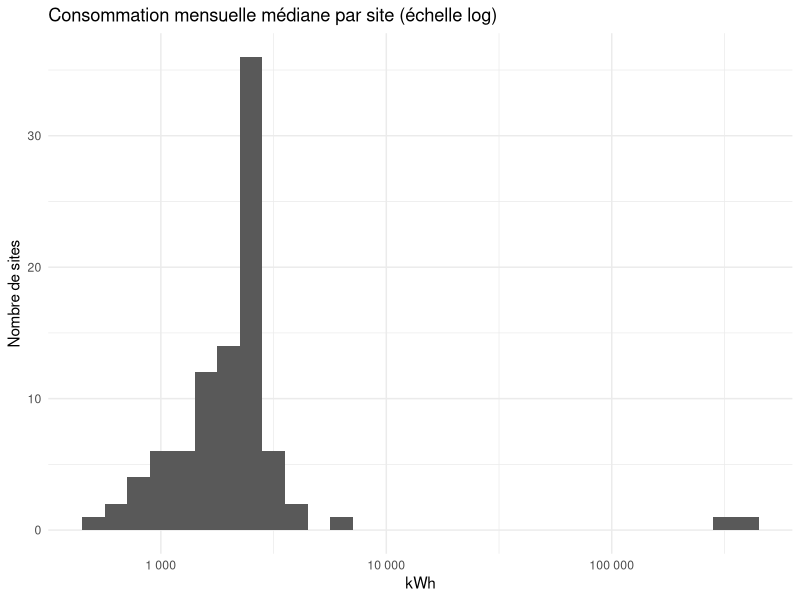
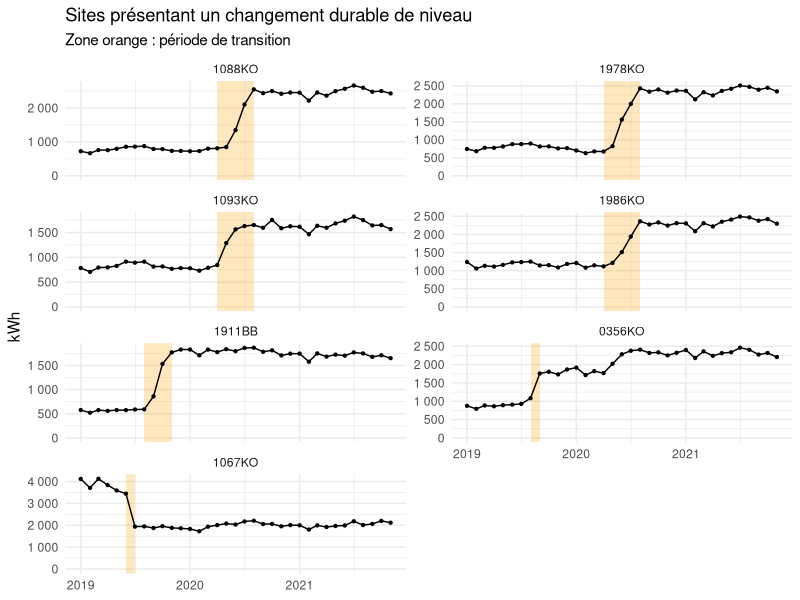
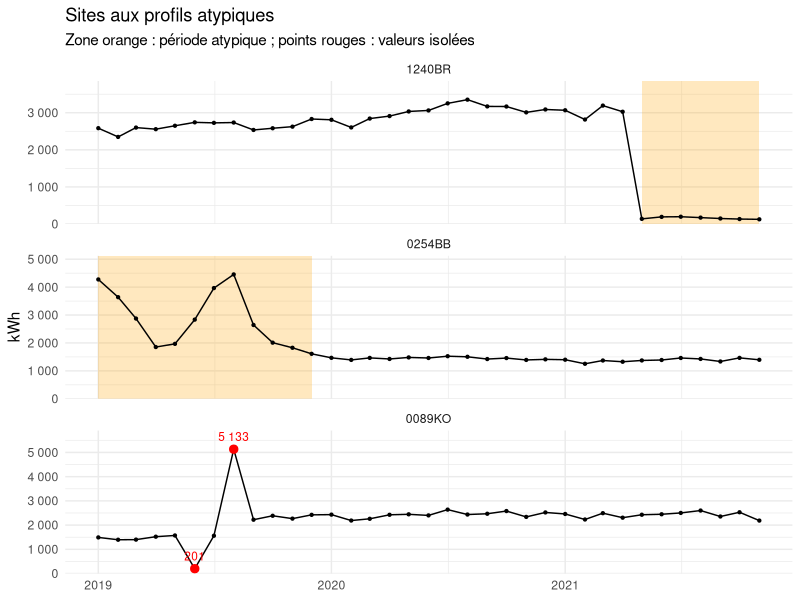
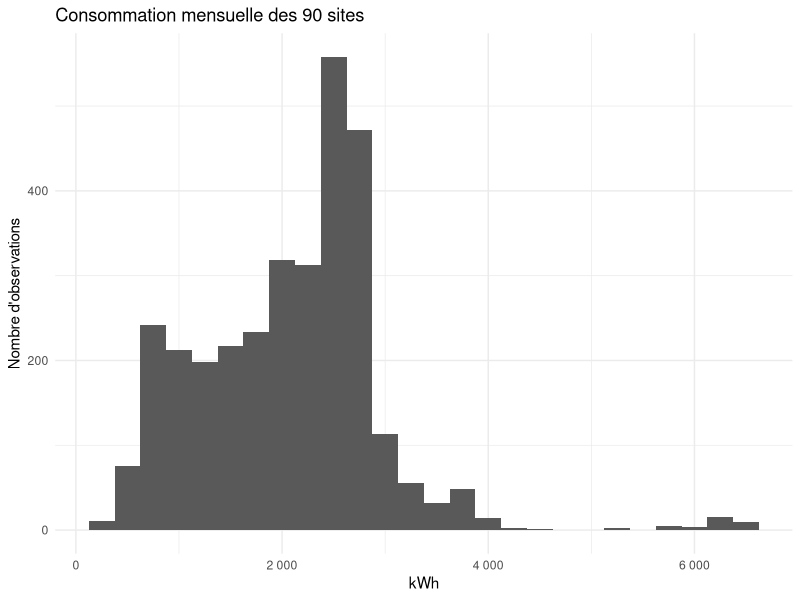
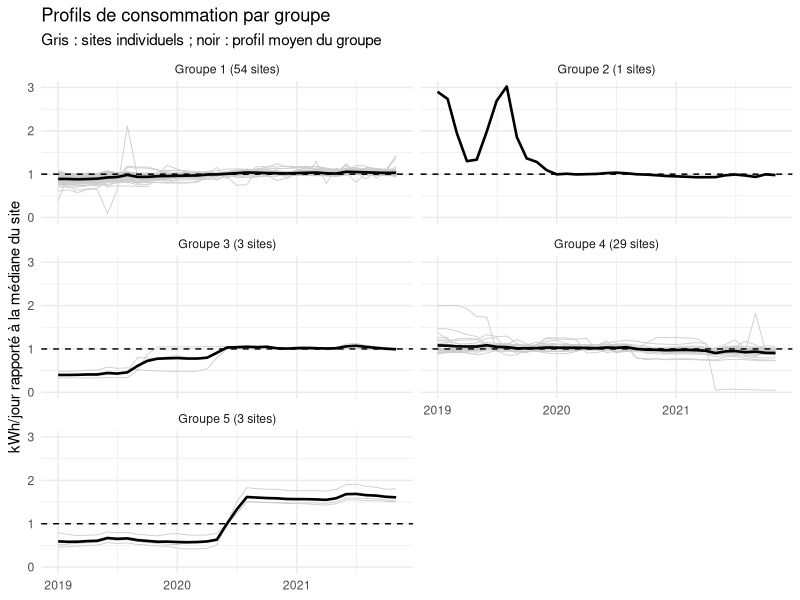

These figures' R source, in order:
## ---- chunk 1
knitr::opts_chunk$set(echo = FALSE, message = FALSE, warning = FALSE,
                      fig.align = "center", fig.width = 7, fig.height = 3.5)
## ---- chunk 2
library(dplyr)
library(tidyr)
library(ggplot2)
library(lubridate)
library(knitr)
library(cluster)

# French number formatting for tables: 2 500,3
fr <- function(x, d = 0) formatC(x, format = "f", digits = d, big.mark = " ", decimal.mark = ",")
## ---- chunk 3
df <- read.csv("TimeSeries.csv", header = TRUE, sep = ",")

df <- df %>%
  mutate(
    KWH_PERIOD  = as.numeric(gsub("\\s", "", KWH_PERIOD)),  # "2 500" -> 2500
    BEGIN       = dmy(BEGIN),                                # dd/mm/yyyy
    END         = dmy(END),
    DAYS        = as.numeric(END - BEGIN) + 1,               # length of billing period
    KWH_PER_DAY = KWH_PERIOD / DAYS,                         # normalizes Feb vs 31-day months
    MONTH       = floor_date(BEGIN, "month"),                # first day of the month
    GROUP       = substr(NAME, nchar(NAME) - 1, nchar(NAME)) # BB / BR / KO suffix
  ) %>%
  arrange(NAME, MONTH)
## ---- chunk 4
months_per_site <- df %>% group_by(NAME) %>% summarise(n_months = n_distinct(MONTH))

# first/last month per site
coverage <- df %>% group_by(NAME) %>%
  summarise(first = min(MONTH), last = max(MONTH), n_months = n_distinct(MONTH))

# billing periods that are NOT a full calendar month
irregular <- df %>%
  filter(day(BEGIN) != 1 | END != ceiling_date(BEGIN, "month") - days(1))

overview <- data.frame(
  Indicateur = c("Nombre de sites", "Nombre d'observations", "Période couverte",
                 "Mois par site", "Valeurs manquantes", "Doublons (site, mois)"),
  Valeur = c(n_distinct(df$NAME),
             fr(nrow(df)),
             paste(format(min(coverage$first), "%m/%Y"), "à", format(max(coverage$last), "%m/%Y")),
             paste(unique(months_per_site$n_months), collapse = ", "),
             sum(is.na(df$KWH_PERIOD)),
             sum(duplicated(df[c("NAME", "MONTH")])))
)
kable(overview, col.names = c("", ""), align = c("l", "r"), booktabs = TRUE,
      caption = "Vue d'ensemble du jeu de données")
## ---- chunk 5
irregular %>%
  transmute(Site = NAME,
            `Début` = format(BEGIN, "%d/%m/%Y"),
            Fin = format(END, "%d/%m/%Y"),
            Jours = DAYS,
            kWh = fr(KWH_PERIOD)) %>%
  kable(align = c("l", "c", "c", "r", "r"), booktabs = TRUE,
        caption = "Périodes de facturation ne couvrant pas un mois calendaire complet")
## ---- chunk 6
df %>%
  filter(NAME == "0628BR", MONTH >= as.Date("2021-06-01")) %>%
  transmute(`Début` = format(BEGIN, "%d/%m/%Y"),
            Fin = format(END, "%d/%m/%Y"),
            Jours = DAYS,
            kWh = fr(KWH_PERIOD),
            `kWh/jour` = fr(KWH_PER_DAY, 1)) %>%
  kable(align = c("c", "c", "r", "r", "r"), booktabs = TRUE,
        caption = "Site 0628BR, juin–novembre 2021")
## ---- chunk 7
site_median <- df %>% group_by(NAME) %>% summarise(med = median(KWH_PERIOD)) %>%
  arrange(desc(med))

site_median %>% head(5) %>%
  transmute(Rang = row_number(), Site = NAME, `Médiane (kWh/mois)` = fr(med)) %>%
  kable(align = c("c", "l", "r"), booktabs = TRUE,
        caption = "Les 5 sites à la plus forte consommation mensuelle médiane")
## ---- chunk 8
ggplot(site_median, aes(med)) + geom_histogram(bins = 30) +
  scale_x_log10(labels = scales::label_number(big.mark = " ")) +
  labs(title = "Consommation mensuelle médiane par site (échelle log)",
       x = "kWh", y = "Nombre de sites") + theme_minimal()
## ---- chunk 9
giants <- site_median$NAME[site_median$med > 100000]   # any threshold between ~6 000 and ~350 000 gives the same 2 sites
std    <- df %>% filter(!NAME %in% giants)
big    <- df %>% filter(NAME %in% giants)
share  <- sum(big$KWH_PERIOD) / sum(df$KWH_PERIOD)
## ---- chunk 10
describe <- function(x) c(min(x), quantile(x, .25), median(x), mean(x),
                          quantile(x, .75), max(x), sd(x))
global <- rbind(`Tous les sites`   = describe(df$KWH_PERIOD),
                `90 sites`         = describe(std$KWH_PERIOD),
                `2 grands sites`   = describe(big$KWH_PERIOD))
colnames(global) <- c("Min", "Q1", "Médiane", "Moyenne", "Q3", "Max", "Écart-type")
kable(apply(global, 2, fr), align = "r", booktabs = TRUE,
      caption = "Consommation mensuelle facturée (kWh)")
## ---- chunk 11
site_stats <- df %>% group_by(NAME, GROUP) %>%
  summarise(mean = mean(KWH_PERIOD), median = median(KWH_PERIOD), sd = sd(KWH_PERIOD),
            min = min(KWH_PERIOD), max = max(KWH_PERIOD), cv = sd / mean, .groups = "drop")

cv_classes <- as.data.frame(table(cut(site_stats$cv, c(0, .05, .1, .2, Inf),
  labels = c("< 5 %  (très stable)", "5–10 %  (stable)", "10–20 %  (variable)", "> 20 %  (très variable)"))))
cv_classes$Part <- paste0(fr(100 * cv_classes$Freq / sum(cv_classes$Freq)), " %")
kable(cv_classes, col.names = c("Coefficient de variation", "Nombre de sites", "Part"),
      align = c("l", "r", "r"), booktabs = TRUE,
      caption = "Stabilité des sites (coefficient de variation = écart-type / moyenne)")
## ---- chunk 12
site_stats %>% arrange(desc(cv)) %>% head(10) %>%
  transmute(Site = NAME, Moyenne = fr(mean), `Médiane` = fr(median),
            Min = fr(min), Max = fr(max), CV = paste0(fr(100 * cv), " %")) %>%
  kable(align = c("l", rep("r", 5)), booktabs = TRUE,
        caption = "Les 10 sites les plus variables (kWh/mois)")
## ---- chunk 13
shift_sites <- c("1088KO", "1978KO", "1093KO", "1986KO", "1911BB", "0356KO", "1067KO")

# transition window: last "before" month -> first "after" month
breaks <- data.frame(
  NAME  = shift_sites,
  start = as.Date(c(rep("2020-04-01", 4), "2019-08-01", "2019-08-01", "2019-06-01")),
  end   = as.Date(c(rep("2020-08-01", 4), "2019-11-01", "2019-09-01", "2019-07-01"))
) %>% mutate(NAME = factor(NAME, levels = shift_sites))

df %>% filter(NAME %in% shift_sites) %>%
  mutate(NAME = factor(NAME, levels = shift_sites)) %>%
  ggplot(aes(MONTH, KWH_PERIOD)) +
  geom_rect(data = breaks, aes(xmin = start, xmax = end, ymin = -Inf, ymax = Inf),
            inherit.aes = FALSE, fill = "orange", alpha = 0.25) +
  geom_line() + geom_point(size = 0.8) +
  facet_wrap(~ NAME, ncol = 2, scales = "free_y") +
  expand_limits(y = 0) +
  scale_y_continuous(labels = scales::label_number(big.mark = " ")) +
  labs(title = "Sites présentant un changement durable de niveau",
       subtitle = "Zone orange : période de transition",
       x = NULL, y = "kWh") +
  theme_minimal()
## ---- chunk 14
odd_sites <- c("1240BR", "0254BB", "0089KO")

periods <- data.frame(
  NAME  = c("1240BR", "0254BB"),
  start = as.Date(c("2021-05-01", "2019-01-01")),
  end   = as.Date(c("2021-11-01", "2019-12-01"))
) %>% mutate(NAME = factor(NAME, levels = odd_sites))

outliers <- df %>%
  filter(NAME == "0089KO", MONTH %in% as.Date(c("2019-06-01", "2019-08-01"))) %>%
  mutate(NAME = factor(NAME, levels = odd_sites))

df %>% filter(NAME %in% odd_sites) %>%
  mutate(NAME = factor(NAME, levels = odd_sites)) %>%
  ggplot(aes(MONTH, KWH_PERIOD)) +
  geom_rect(data = periods, aes(xmin = start, xmax = end, ymin = -Inf, ymax = Inf),
            inherit.aes = FALSE, fill = "orange", alpha = 0.25) +
  geom_line() + geom_point(size = 0.8) +
  geom_point(data = outliers, colour = "red", size = 2.5) +
  geom_text(data = outliers, aes(label = fr(KWH_PERIOD)),
            colour = "red", vjust = -0.9, size = 3) +
  facet_wrap(~ NAME, ncol = 1, scales = "free_y") +
  expand_limits(y = 0) +
  scale_y_continuous(labels = scales::label_number(big.mark = " "),
                     expand = expansion(mult = c(0, 0.15))) +
  labs(title = "Sites aux profils atypiques",
       subtitle = "Zone orange : période atypique ; points rouges : valeurs isolées",
       x = NULL, y = "kWh") +
  theme_minimal()
## ---- chunk 15
ggplot(std, aes(KWH_PERIOD)) + geom_histogram(binwidth = 250) +
  scale_x_continuous(labels = scales::label_number(big.mark = " ")) +
  labs(title = "Consommation mensuelle des 90 sites", x = "kWh", y = "Nombre d'observations") +
  theme_minimal()
## ---- chunk 16
level <- std %>% group_by(NAME) %>% summarise(med = median(KWH_PERIOD))

set.seed(123)
km <- kmeans(log(level$med), centers = 2, nstart = 25)
level$LEVEL <- ifelse(km$cluster == which.min(km$centers), "Petits sites", "Sites standards")

level %>% group_by(LEVEL) %>%
  summarise(n = n(), min = min(med), med_seg = median(med), max = max(med)) %>%
  transmute(Segment = LEVEL, `Nombre de sites` = n,
            `Médiane la plus basse` = fr(min), `Médiane du segment` = fr(med_seg),
            `Médiane la plus haute` = fr(max)) %>%
  kable(align = c("l", rep("r", 4)), booktabs = TRUE,
        caption = "Segmentation des 90 sites par niveau de consommation (kWh/mois)")
## ---- chunk 17
norm <- std %>% group_by(NAME) %>%
  mutate(NORM = KWH_PER_DAY / median(KWH_PER_DAY)) %>% ungroup()

prof <- norm %>% select(NAME, MONTH, NORM) %>%
  arrange(MONTH) %>%
  pivot_wider(names_from = MONTH, values_from = NORM)
X <- as.matrix(prof[, -1]); rownames(X) <- prof$NAME

d  <- dist(X)
hc <- hclust(d, method = "ward.D2")
prof_cl <- data.frame(NAME = prof$NAME, CLUSTER = cutree(hc, k = 5))
## ---- chunk 18
plot_df <- norm %>% inner_join(prof_cl, by = "NAME") %>%
  group_by(CLUSTER) %>%
  mutate(LABEL = paste0("Groupe ", CLUSTER, " (", n_distinct(NAME), " sites)")) %>%
  ungroup()

ggplot(plot_df, aes(MONTH, NORM)) +
  geom_line(aes(group = NAME), colour = "grey80", linewidth = 0.3) +
  stat_summary(fun = mean, geom = "line", linewidth = 0.9) +
  geom_hline(yintercept = 1, linetype = "dashed") +
  facet_wrap(~ LABEL, ncol = 2) +
  coord_cartesian(ylim = c(0, 3)) +
  labs(title = "Profils de consommation par groupe",
       subtitle = "Gris : sites individuels ; noir : profil moyen du groupe",
       x = NULL, y = "kWh/jour rapporté à la médiane du site") +
  theme_minimal()
## ---- chunk 19
prof_cl %>% group_by(CLUSTER) %>%
  summarise(n = n(), Sites = ifelse(n() <= 5, paste(NAME, collapse = ", "), "–")) %>%
  kable(col.names = c("Groupe", "Nombre de sites", "Sites"), align = c("c", "r", "l"),
        booktabs = TRUE, caption = "Composition des groupes de profils")
